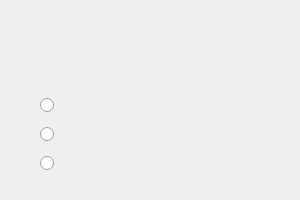
<?xml version="1.0" encoding="UTF-8"?>
<ui version="4.0">
 <class>Form</class>
 <widget class="QWidget" name="Form">
  <property name="geometry">
   <rect>
    <x>0</x>
    <y>0</y>
    <width>300</width>
    <height>200</height>
   </rect>
  </property>
  <property name="windowTitle">
   <string>测验</string>
  </property>
  <widget class="QPushButton" name="backbutton">
   <property name="geometry">
    <rect>
     <x>0</x>
     <y>0</y>
     <width>30</width>
     <height>30</height>
    </rect>
   </property>
   <property name="toolTip">
    <string>返回上个页面</string>
   </property>
   <property name="text">
    <string/>
   </property>
   <property name="icon">
    <iconset resource="../resource.qrc">
     <normaloff>:/images/images/back.png</normaloff>:/images/images/back.png</iconset>
   </property>
   <property name="autoDefault">
    <bool>false</bool>
   </property>
   <property name="default">
    <bool>false</bool>
   </property>
   <property name="flat">
    <bool>true</bool>
   </property>
  </widget>
  <widget class="QLabel" name="label">
   <property name="geometry">
    <rect>
     <x>47</x>
     <y>30</y>
     <width>200</width>
     <height>40</height>
    </rect>
   </property>
   <property name="font">
    <font>
     <pointsize>15</pointsize>
     <weight>75</weight>
     <bold>true</bold>
    </font>
   </property>
   <property name="text">
    <string/>
   </property>
   <property name="alignment">
    <set>Qt::AlignCenter</set>
   </property>
  </widget>
  <widget class="QWidget" name="verticalLayoutWidget">
   <property name="geometry">
    <rect>
     <x>40</x>
     <y>90</y>
     <width>160</width>
     <height>91</height>
    </rect>
   </property>
   <layout class="QVBoxLayout" name="verticalLayout">
    <item>
     <widget class="QRadioButton" name="radioButton_3">
      <property name="text">
       <string/>
      </property>
     </widget>
    </item>
    <item>
     <widget class="QRadioButton" name="radioButton_2">
      <property name="text">
       <string/>
      </property>
     </widget>
    </item>
    <item>
     <widget class="QRadioButton" name="radioButton">
      <property name="text">
       <string/>
      </property>
     </widget>
    </item>
   </layout>
  </widget>
 </widget>
 <resources>
  <include location="../resource.qrc"/>
 </resources>
 <connections/>
</ui>
